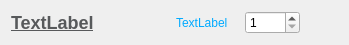
<?xml version="1.0" encoding="UTF-8"?>
<ui version="4.0">
 <class>ShopCarItemW</class>
 <widget class="QWidget" name="ShopCarItemW">
  <property name="geometry">
   <rect>
    <x>0</x>
    <y>0</y>
    <width>349</width>
    <height>39</height>
   </rect>
  </property>
  <property name="windowTitle">
   <string>Form</string>
  </property>
  <layout class="QGridLayout" name="gridLayout" columnstretch="5,2,1,1">
   <item row="0" column="0">
    <widget class="QLabel" name="labName">
     <property name="styleSheet">
      <string notr="true">font-size:18px;
font-weight:bold;
text-decoration:underline;
color:rgb(87,89,91);</string>
     </property>
     <property name="text">
      <string>TextLabel</string>
     </property>
    </widget>
   </item>
   <item row="0" column="1">
    <widget class="QLabel" name="labPrice">
     <property name="styleSheet">
      <string notr="true">color: rgb(0, 170, 255);</string>
     </property>
     <property name="text">
      <string>TextLabel</string>
     </property>
    </widget>
   </item>
   <item row="0" column="2">
    <widget class="QSpinBox" name="spinBox">
     <property name="minimumSize">
      <size>
       <width>55</width>
       <height>0</height>
      </size>
     </property>
     <property name="minimum">
      <number>1</number>
     </property>
     <property name="maximum">
      <number>999</number>
     </property>
    </widget>
   </item>
   <item row="0" column="3" alignment="Qt::AlignRight">
    <widget class="QLabel" name="labDel">
     <property name="text">
      <string/>
     </property>
     <property name="pixmap">
      <pixmap resource="resource.qrc">:/new/prefix1/res/删除(蓝色).png</pixmap>
     </property>
    </widget>
   </item>
  </layout>
 </widget>
 <resources>
  <include location="resource.qrc"/>
 </resources>
 <connections/>
</ui>
